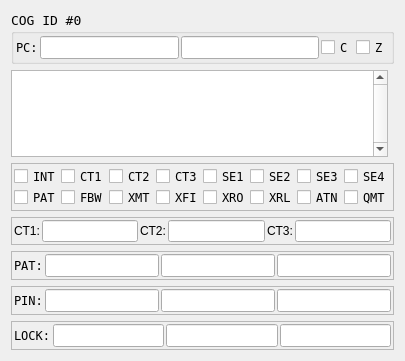
<?xml version="1.0" encoding="UTF-8"?>
<ui version="4.0">
 <class>P2CogView</class>
 <widget class="QWidget" name="P2CogView">
  <property name="geometry">
   <rect>
    <x>0</x>
    <y>0</y>
    <width>370</width>
    <height>361</height>
   </rect>
  </property>
  <property name="windowTitle">
   <string>COG view</string>
  </property>
  <layout class="QGridLayout" name="gridLayout_2">
   <item row="3" column="0" colspan="2">
    <widget class="QFrame" name="frame_CTx">
     <property name="font">
      <font>
       <pointsize>9</pointsize>
      </font>
     </property>
     <property name="toolTip">
      <string>Count match values for CT1, CT2, and CT3</string>
     </property>
     <property name="frameShape">
      <enum>QFrame::StyledPanel</enum>
     </property>
     <property name="frameShadow">
      <enum>QFrame::Raised</enum>
     </property>
     <layout class="QGridLayout" name="gridLayout_3">
      <property name="leftMargin">
       <number>2</number>
      </property>
      <property name="topMargin">
       <number>2</number>
      </property>
      <property name="rightMargin">
       <number>2</number>
      </property>
      <property name="bottomMargin">
       <number>2</number>
      </property>
      <property name="spacing">
       <number>2</number>
      </property>
      <item row="0" column="0">
       <widget class="QLabel" name="lbl_CT1">
        <property name="text">
         <string>CT1:</string>
        </property>
       </widget>
      </item>
      <item row="0" column="1">
       <widget class="QLineEdit" name="le_CT1"/>
      </item>
      <item row="0" column="2">
       <widget class="QLabel" name="lbl_CT2">
        <property name="text">
         <string>CT2:</string>
        </property>
       </widget>
      </item>
      <item row="0" column="3">
       <widget class="QLineEdit" name="le_CT2"/>
      </item>
      <item row="0" column="4">
       <widget class="QLabel" name="lbl_CT3">
        <property name="text">
         <string>CT3:</string>
        </property>
       </widget>
      </item>
      <item row="0" column="5">
       <widget class="QLineEdit" name="le_CT3"/>
      </item>
     </layout>
    </widget>
   </item>
   <item row="0" column="0" colspan="2">
    <widget class="QGroupBox" name="group_PC">
     <property name="font">
      <font>
       <family>DejaVu Sans Mono</family>
       <pointsize>10</pointsize>
      </font>
     </property>
     <property name="toolTip">
      <string>Program counter (PC), intruction register, C flag, Z flag</string>
     </property>
     <property name="title">
      <string>COG ID #0</string>
     </property>
     <layout class="QGridLayout" name="gridLayout_6">
      <property name="leftMargin">
       <number>2</number>
      </property>
      <property name="topMargin">
       <number>2</number>
      </property>
      <property name="rightMargin">
       <number>2</number>
      </property>
      <property name="bottomMargin">
       <number>2</number>
      </property>
      <property name="spacing">
       <number>2</number>
      </property>
      <item row="0" column="0">
       <widget class="QLabel" name="lbl_PC">
        <property name="font">
         <font>
          <family>DejaVu Sans Mono</family>
          <pointsize>9</pointsize>
         </font>
        </property>
        <property name="text">
         <string>PC:</string>
        </property>
       </widget>
      </item>
      <item row="0" column="1">
       <widget class="QLineEdit" name="le_PC">
        <property name="font">
         <font>
          <family>DejaVu Sans Mono</family>
          <pointsize>9</pointsize>
         </font>
        </property>
       </widget>
      </item>
      <item row="0" column="4">
       <widget class="QCheckBox" name="cb_Z">
        <property name="font">
         <font>
          <family>DejaVu Sans Mono</family>
          <pointsize>9</pointsize>
         </font>
        </property>
        <property name="text">
         <string>Z</string>
        </property>
       </widget>
      </item>
      <item row="0" column="3">
       <widget class="QCheckBox" name="cb_C">
        <property name="font">
         <font>
          <family>DejaVu Sans Mono</family>
          <pointsize>9</pointsize>
         </font>
        </property>
        <property name="text">
         <string>C</string>
        </property>
       </widget>
      </item>
      <item row="0" column="2">
       <widget class="QLineEdit" name="le_IR">
        <property name="font">
         <font>
          <family>DejaVu Sans Mono</family>
          <pointsize>9</pointsize>
         </font>
        </property>
       </widget>
      </item>
     </layout>
    </widget>
   </item>
   <item row="6" column="0" colspan="2">
    <widget class="QFrame" name="frame_LOCK">
     <property name="font">
      <font>
       <family>DejaVu Sans Mono</family>
       <pointsize>9</pointsize>
      </font>
     </property>
     <property name="toolTip">
      <string>LOCK mode / edge / number values</string>
     </property>
     <property name="frameShape">
      <enum>QFrame::StyledPanel</enum>
     </property>
     <property name="frameShadow">
      <enum>QFrame::Raised</enum>
     </property>
     <layout class="QGridLayout" name="gridLayout_7">
      <property name="leftMargin">
       <number>2</number>
      </property>
      <property name="topMargin">
       <number>2</number>
      </property>
      <property name="rightMargin">
       <number>2</number>
      </property>
      <property name="bottomMargin">
       <number>2</number>
      </property>
      <property name="spacing">
       <number>2</number>
      </property>
      <item row="0" column="0">
       <widget class="QLabel" name="label">
        <property name="text">
         <string>LOCK:</string>
        </property>
       </widget>
      </item>
      <item row="0" column="3">
       <widget class="QLineEdit" name="le_LOCK_num"/>
      </item>
      <item row="0" column="1">
       <widget class="QLineEdit" name="le_LOCK_mode"/>
      </item>
      <item row="0" column="2">
       <widget class="QLineEdit" name="le_LOCK_edge"/>
      </item>
     </layout>
    </widget>
   </item>
   <item row="2" column="0" colspan="2">
    <widget class="QFrame" name="frame_FLAGS">
     <property name="font">
      <font>
       <family>DejaVu Sans Mono</family>
       <pointsize>9</pointsize>
      </font>
     </property>
     <property name="toolTip">
      <string>COG status flags</string>
     </property>
     <property name="frameShape">
      <enum>QFrame::StyledPanel</enum>
     </property>
     <property name="frameShadow">
      <enum>QFrame::Raised</enum>
     </property>
     <layout class="QGridLayout" name="gridLayout">
      <property name="leftMargin">
       <number>2</number>
      </property>
      <property name="topMargin">
       <number>2</number>
      </property>
      <property name="rightMargin">
       <number>2</number>
      </property>
      <property name="bottomMargin">
       <number>2</number>
      </property>
      <property name="spacing">
       <number>0</number>
      </property>
      <item row="0" column="2">
       <widget class="QCheckBox" name="cb_CT2">
        <property name="text">
         <string>CT2</string>
        </property>
       </widget>
      </item>
      <item row="0" column="1">
       <widget class="QCheckBox" name="cb_CT1">
        <property name="text">
         <string>CT1</string>
        </property>
       </widget>
      </item>
      <item row="0" column="5">
       <widget class="QCheckBox" name="cb_SE2">
        <property name="text">
         <string>SE2</string>
        </property>
       </widget>
      </item>
      <item row="1" column="3">
       <widget class="QCheckBox" name="cb_XFI">
        <property name="text">
         <string>XFI</string>
        </property>
       </widget>
      </item>
      <item row="1" column="0">
       <widget class="QCheckBox" name="cb_PAT">
        <property name="text">
         <string>PAT</string>
        </property>
       </widget>
      </item>
      <item row="1" column="5">
       <widget class="QCheckBox" name="cb_XRL">
        <property name="text">
         <string>XRL</string>
        </property>
       </widget>
      </item>
      <item row="0" column="7">
       <widget class="QCheckBox" name="cb_SE4">
        <property name="text">
         <string>SE4</string>
        </property>
       </widget>
      </item>
      <item row="1" column="2">
       <widget class="QCheckBox" name="cb_XMT">
        <property name="text">
         <string>XMT</string>
        </property>
       </widget>
      </item>
      <item row="1" column="4">
       <widget class="QCheckBox" name="cb_XRO">
        <property name="text">
         <string>XRO</string>
        </property>
       </widget>
      </item>
      <item row="1" column="6">
       <widget class="QCheckBox" name="cb_ATN">
        <property name="text">
         <string>ATN</string>
        </property>
       </widget>
      </item>
      <item row="0" column="4">
       <widget class="QCheckBox" name="cb_SE1">
        <property name="text">
         <string>SE1</string>
        </property>
       </widget>
      </item>
      <item row="1" column="7">
       <widget class="QCheckBox" name="cb_QMT">
        <property name="text">
         <string>QMT</string>
        </property>
       </widget>
      </item>
      <item row="0" column="6">
       <widget class="QCheckBox" name="cb_SE3">
        <property name="text">
         <string>SE3</string>
        </property>
       </widget>
      </item>
      <item row="0" column="3">
       <widget class="QCheckBox" name="cb_CT3">
        <property name="text">
         <string>CT3</string>
        </property>
       </widget>
      </item>
      <item row="0" column="0">
       <widget class="QCheckBox" name="cb_INT">
        <property name="text">
         <string>INT</string>
        </property>
       </widget>
      </item>
      <item row="1" column="1">
       <widget class="QCheckBox" name="cb_FBW">
        <property name="text">
         <string>FBW</string>
        </property>
       </widget>
      </item>
     </layout>
    </widget>
   </item>
   <item row="4" column="0" colspan="2">
    <widget class="QFrame" name="frame_PAT">
     <property name="font">
      <font>
       <family>DejaVu Sans Mono</family>
       <pointsize>9</pointsize>
      </font>
     </property>
     <property name="toolTip">
      <string>PAT mode, mask, match values</string>
     </property>
     <property name="frameShape">
      <enum>QFrame::StyledPanel</enum>
     </property>
     <property name="frameShadow">
      <enum>QFrame::Raised</enum>
     </property>
     <layout class="QGridLayout" name="gridLayout_4">
      <property name="leftMargin">
       <number>2</number>
      </property>
      <property name="topMargin">
       <number>2</number>
      </property>
      <property name="rightMargin">
       <number>2</number>
      </property>
      <property name="bottomMargin">
       <number>2</number>
      </property>
      <property name="spacing">
       <number>2</number>
      </property>
      <item row="0" column="0">
       <widget class="QLabel" name="lbl_PAT">
        <property name="text">
         <string>PAT:</string>
        </property>
       </widget>
      </item>
      <item row="0" column="1">
       <widget class="QLineEdit" name="le_PAT_mode"/>
      </item>
      <item row="0" column="2">
       <widget class="QLineEdit" name="le_PAT_mask"/>
      </item>
      <item row="0" column="3">
       <widget class="QLineEdit" name="le_PAT_match"/>
      </item>
     </layout>
    </widget>
   </item>
   <item row="5" column="0" colspan="2">
    <widget class="QFrame" name="frame_PIN">
     <property name="font">
      <font>
       <family>DejaVu Sans Mono</family>
       <pointsize>9</pointsize>
      </font>
     </property>
     <property name="toolTip">
      <string>PIN mode, edge, and number values</string>
     </property>
     <property name="frameShape">
      <enum>QFrame::StyledPanel</enum>
     </property>
     <property name="frameShadow">
      <enum>QFrame::Raised</enum>
     </property>
     <layout class="QGridLayout" name="gridLayout_5">
      <property name="leftMargin">
       <number>2</number>
      </property>
      <property name="topMargin">
       <number>2</number>
      </property>
      <property name="rightMargin">
       <number>2</number>
      </property>
      <property name="bottomMargin">
       <number>2</number>
      </property>
      <property name="spacing">
       <number>2</number>
      </property>
      <item row="0" column="0">
       <widget class="QLabel" name="lbl_PIN">
        <property name="text">
         <string>PIN:</string>
        </property>
       </widget>
      </item>
      <item row="0" column="1">
       <widget class="QLineEdit" name="le_PIN_mode"/>
      </item>
      <item row="0" column="2">
       <widget class="QLineEdit" name="le_PIN_edge"/>
      </item>
      <item row="0" column="3">
       <widget class="QLineEdit" name="le_PIN_num"/>
      </item>
     </layout>
    </widget>
   </item>
   <item row="1" column="0">
    <widget class="QTableView" name="tvDasm">
     <property name="font">
      <font>
       <family>DejaVu Sans Mono</family>
      </font>
     </property>
     <property name="toolTip">
      <string>Disassembled instruction</string>
     </property>
     <property name="verticalScrollBarPolicy">
      <enum>Qt::ScrollBarAlwaysOn</enum>
     </property>
     <property name="editTriggers">
      <set>QAbstractItemView::NoEditTriggers</set>
     </property>
     <property name="showDropIndicator" stdset="0">
      <bool>false</bool>
     </property>
     <property name="dragDropOverwriteMode">
      <bool>false</bool>
     </property>
     <property name="selectionMode">
      <enum>QAbstractItemView::SingleSelection</enum>
     </property>
     <property name="selectionBehavior">
      <enum>QAbstractItemView::SelectRows</enum>
     </property>
     <property name="textElideMode">
      <enum>Qt::ElideNone</enum>
     </property>
     <property name="showGrid">
      <bool>false</bool>
     </property>
     <property name="wordWrap">
      <bool>false</bool>
     </property>
     <property name="cornerButtonEnabled">
      <bool>true</bool>
     </property>
     <attribute name="horizontalHeaderStretchLastSection">
      <bool>true</bool>
     </attribute>
     <attribute name="verticalHeaderMinimumSectionSize">
      <number>20</number>
     </attribute>
     <attribute name="verticalHeaderDefaultSectionSize">
      <number>20</number>
     </attribute>
    </widget>
   </item>
  </layout>
 </widget>
 <tabstops>
  <tabstop>le_PC</tabstop>
  <tabstop>le_IR</tabstop>
  <tabstop>cb_C</tabstop>
  <tabstop>cb_Z</tabstop>
  <tabstop>tvDasm</tabstop>
  <tabstop>cb_INT</tabstop>
  <tabstop>cb_CT1</tabstop>
  <tabstop>cb_CT2</tabstop>
  <tabstop>cb_CT3</tabstop>
  <tabstop>cb_SE1</tabstop>
  <tabstop>cb_SE2</tabstop>
  <tabstop>cb_SE3</tabstop>
  <tabstop>cb_SE4</tabstop>
  <tabstop>cb_PAT</tabstop>
  <tabstop>cb_FBW</tabstop>
  <tabstop>cb_XMT</tabstop>
  <tabstop>cb_XFI</tabstop>
  <tabstop>cb_XRO</tabstop>
  <tabstop>cb_XRL</tabstop>
  <tabstop>cb_ATN</tabstop>
  <tabstop>cb_QMT</tabstop>
  <tabstop>le_CT1</tabstop>
  <tabstop>le_CT2</tabstop>
  <tabstop>le_CT3</tabstop>
  <tabstop>le_PAT_mode</tabstop>
  <tabstop>le_PAT_mask</tabstop>
  <tabstop>le_PAT_match</tabstop>
  <tabstop>le_PIN_mode</tabstop>
  <tabstop>le_PIN_edge</tabstop>
  <tabstop>le_PIN_num</tabstop>
  <tabstop>le_LOCK_mode</tabstop>
  <tabstop>le_LOCK_edge</tabstop>
  <tabstop>le_LOCK_num</tabstop>
 </tabstops>
 <resources/>
 <connections/>
</ui>
